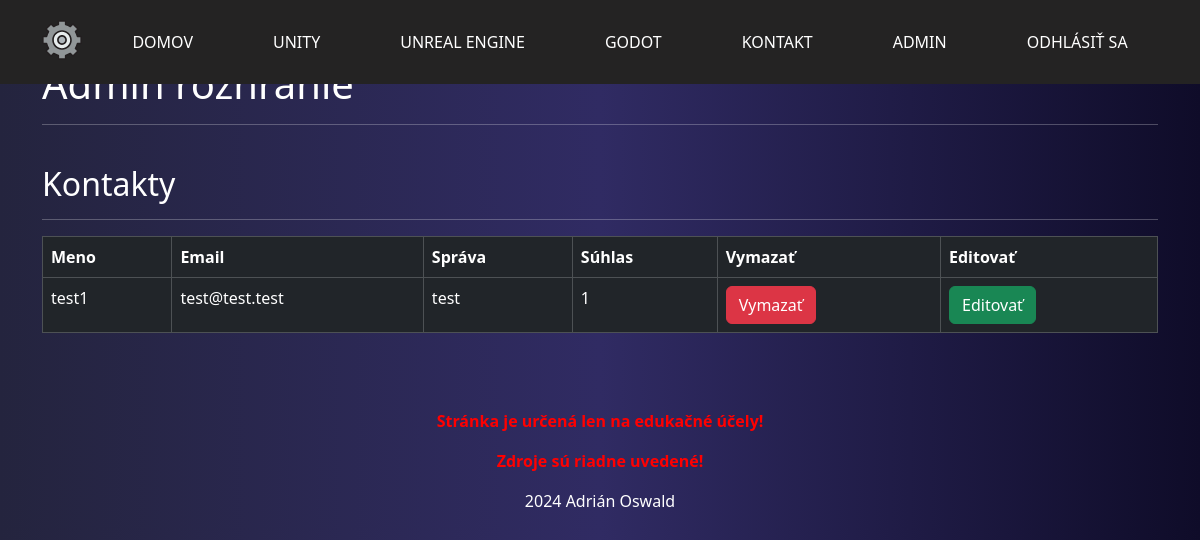
Page /templates/ADMIN.php (signed in) on the committed database.
### tables this page shows
CREATE TABLE `contact` (
  `id` int(11) NOT NULL,
  `name` varchar(50) NOT NULL,
  `email` varchar(120) NOT NULL,
  `message` text NOT NULL,
  `acceptance` tinyint(4) NOT NULL
);

### _inc/classes/Database.php (called while the page is built)
<?php
    class Database{
        private $host = 'localhost';
        private $db_name = 'oswald_sj_projekt';
        private $user_name = 'root';
        private $password = '';
        protected function db_connection(){
            try{
                $connection = new PDO("mysql:host=" . $this->host . ";dbname=" . $this->db_name . ";charset=utf8",
                                      $this->user_name,
                                      $this->password);
                $connection->setAttribute(PDO::ATTR_ERRMODE, PDO::ERRMODE_WARNING);
                $connection->setAttribute(PDO::ATTR_DEFAULT_FETCH_MODE,PDO::FETCH_OBJ);
                return $connection;
            }catch(PDOException $e){
                die("Chyba pripojenia k databáze: " . $e->getMessage());
            }
        }
    }
?>

### _inc/classes/Contact.php (called while the page is built, shortened)
<?php
    class Contact extends Database{
        private $db;
        public function __construct()
        {
            $this->db = $this->db_connection();
        }
        public function select(){
          try{
            $sql = "SELECT * FROM contact";
            $query = $this->db->query($sql);
            $contacts = $query->fetchAll();
            return $contacts;
          }catch(PDOException $e){
            echo $e->getMessage();
          }
        }
    }
?>

### templates/partials/ADMIN-KONTAKTY.php (the view, shortened to what this page needs)
<h2>Kontakty</h2>
<hr>
                <?php
                    $contact_object = new Contact();
                    $contacts = $contact_object->select();
                    echo '<table class="table table-dark table-bordered table-fit text-white">';
                    echo '<tr><th>Meno</th>
                              <th>Email</th>
                              <th>Správa</th>
                              <th>Súhlas</th>
                              <th>Vymazať</th>
                              <th>Editovať</th>
                          </tr>';
                    foreach($contacts as $c){
                        echo '<tr>';
                        echo '<td>'.$c->name;'</td>';
                        echo '<td>'.$c->email;'</td>';
                        echo '<td>'.$c->message;'</td>';
                        echo '<td>'.$c->acceptance;'</td>';
                        echo '<td>
                                <form action="" method="POST">
                                    <button type="submit" class="btn btn-danger" name="delete_contact" value="'.$c->id.'"'.'>Vymazať</button>
                                </form>
                              </td>';
                        echo '<td>
                                <form action="KONTAKT-UPRAVA.php" method="POST">
                                  <button type="submit" class="btn btn-success" name="edit_contact" value="'.$c->id.'"'.'>Editovať</button>
                                </form>
                             </td>';
                        echo '</tr>';
                    }
                    echo '</table>';
                ?>

### rows in the picture
contact: name "test1", email "test@test.test", message "test", acceptance "1", $c->id 4 (drawn)

### other values in the picture
$page_name "DOMOV"
$page_name "UNITY"
$page_name "UNREAL ENGINE"
$page_name "GODOT"
$page_name "KONTAKT"
$page_name "ADMIN"
$page_name "ODHLÁSIŤ SA"
